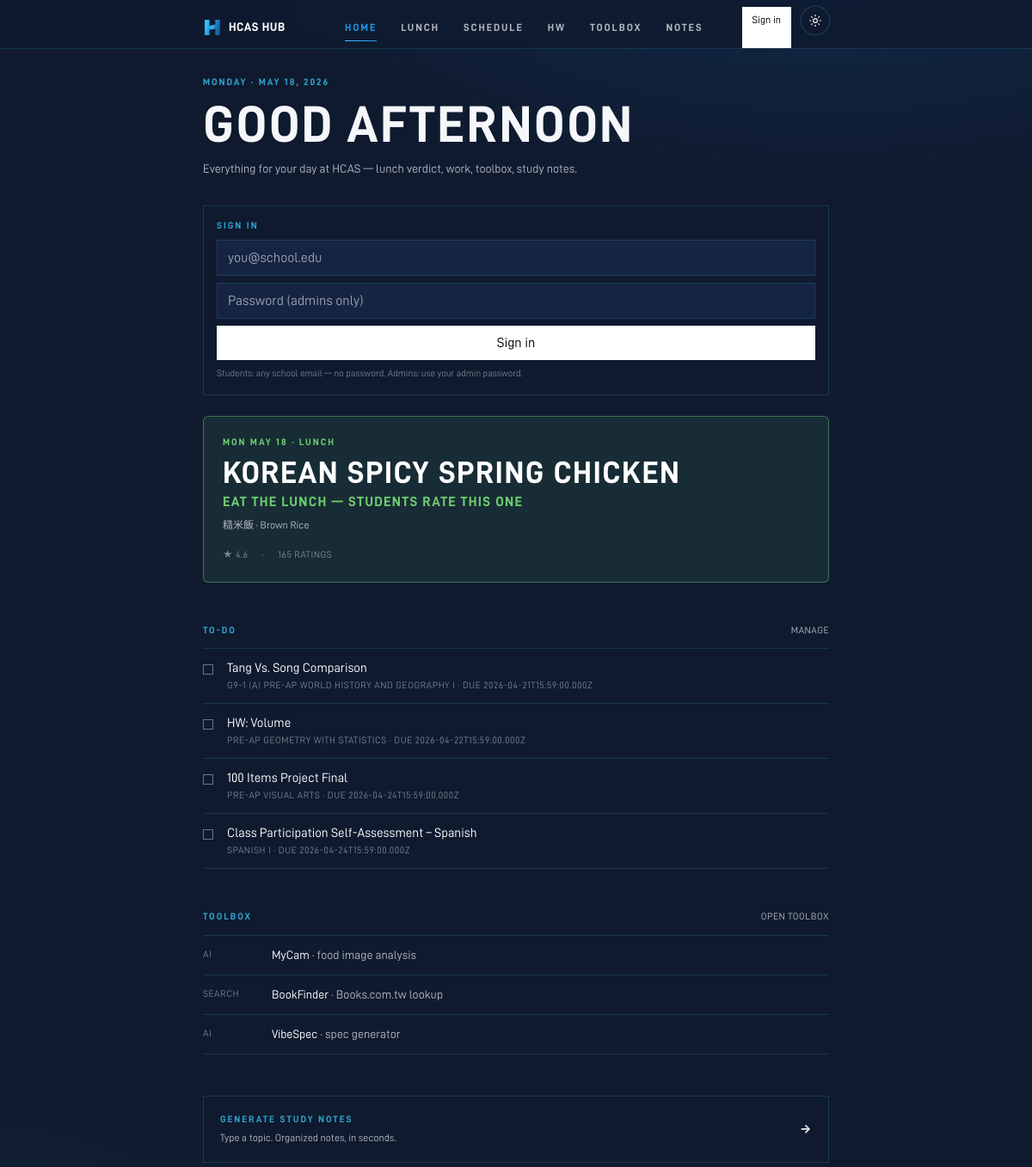
Before: / with the older database file.
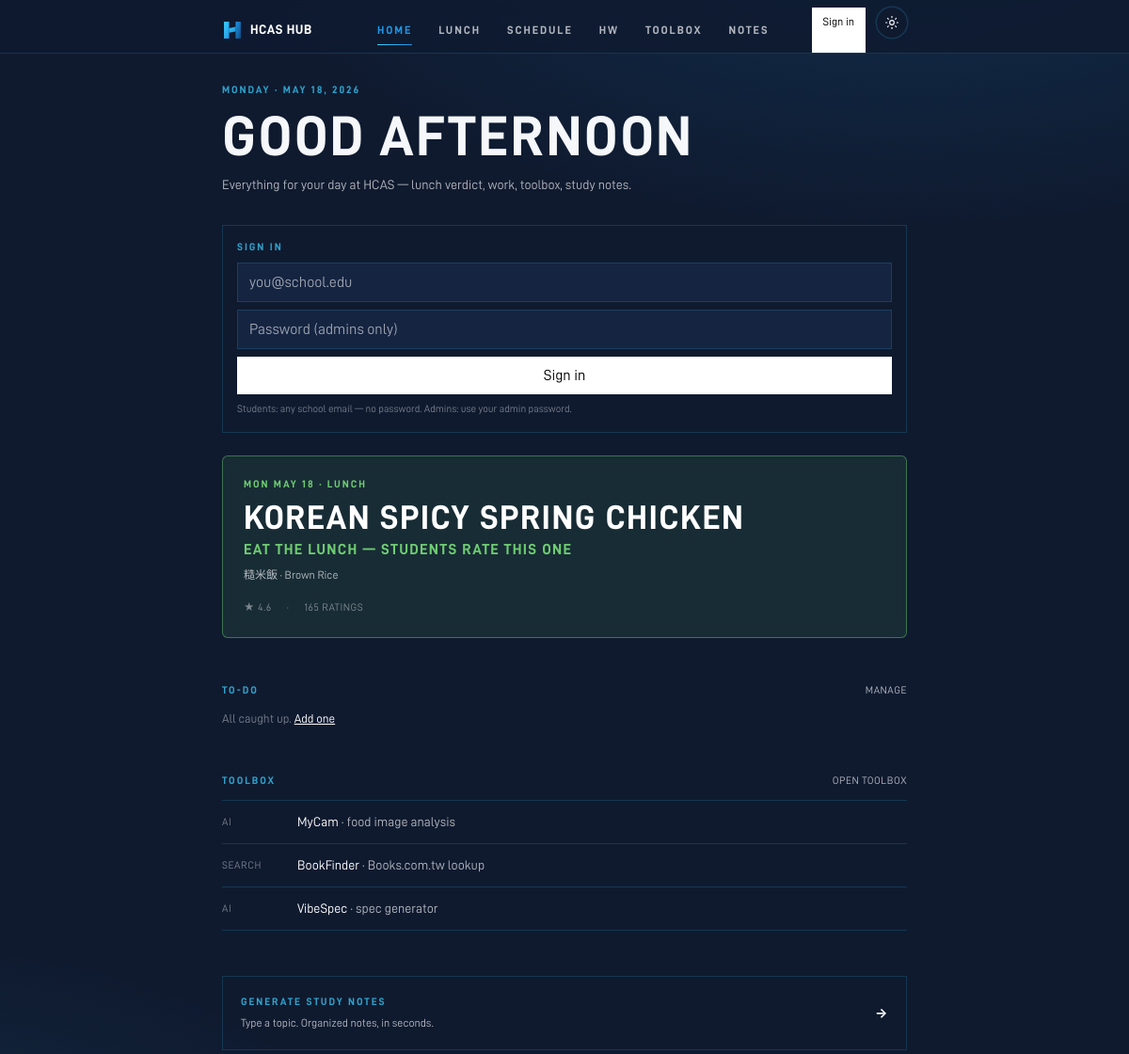
After: the same page with the newer database file.
### tables this page shows
CREATE TABLE assignments (
            id INTEGER PRIMARY KEY AUTOINCREMENT,
            title TEXT NOT NULL,
            subject TEXT,
            due_at TEXT,
            done INTEGER NOT NULL DEFAULT 0,
            priority INTEGER DEFAULT 99,
            created_at TEXT NOT NULL DEFAULT (datetime('now'))
        , source TEXT DEFAULT 'manual', external_id TEXT, updated_at TEXT, user_id TEXT);

### main.py (the view)
@app.get("/", response_class=HTMLResponse)
def today(request: Request):
    user = auth.current_user(request)
    streak_info = None
    if user:
        streak_info = streak_svc.heartbeat(user["id"], source="web")
    menus = SEED["lunch_menus"]
    day = seed.closest_menu_date(menus)
    menu = menus[day]
    avg, n, _ = _blended_rating(menu, day)
    v = verdict_for(avg, n)
    uid = user["id"] if user else None
    assignments = [a for a in db.list_assignments(uid) if not a["done"]][:4]
    todays_meetings = []
    total_unread = 0
    for team in SEED["teams"]:
        m = team.get("today_meeting")
        if m and seed.is_today(m.get("starts_at")):
            todays_meetings.append({**m, "team": team["name"], "team_url": team["url"]})
        total_unread += team.get("unread", 0)
    todays_meetings.sort(key=lambda m: m["starts_at"])
    return render(
        request,
        "today.html",
        active="today",
        day=day,
        day_label=seed.display_date(day),
        menu=menu,
        verdict=v,
        avg=avg,
        rating_count=n,
        assignments=assignments,
        meetings=todays_meetings,
        unread_total=total_unread,
        now=datetime.now(),
        streak_info=streak_info,
        announcements=db.list_active_announcements(),
    )

### templates/today.html (shortened to what this page needs)
{% extends "base.html" %}
{% block content %}
<div class="pt-2 pb-8">
  <div class="eyebrow mb-3">{{ now.strftime('%A · %B %-d, %Y') | upper }}</div>
  <h1 class="display text-[44px] sm:text-[60px]">
    Good {% if now.hour < 12 %}morning{% elif now.hour < 18 %}afternoon{% else %}evening{% endif %}
  </h1>
  <p class="mt-3 text-[14px] text-ink-soft max-w-md">Everything for your day at HCAS — lunch verdict, work, toolbox, study notes.</p>
</div>
{% if user and streak %}
  {% set newly = (streak_info.newly_unlocked if streak_info else []) %}
  <a href="/me" class="block group mb-6">
    <div class="hairline p-4 flex items-center gap-4">
      <div class="display text-[36px] leading-none">🔥</div>
      <div class="flex-1 min-w-0">
        <div class="eyebrow">{{ streak.current_count }}-DAY STREAK</div>
        <div class="text-[13px] text-ink-soft">
          {% if streak_info and streak_info.streak.delta == 'incremented' %}
            Nice — +1 today. Longest: {{ streak.longest_count }}.
          {% elif streak_info and streak_info.streak.delta == 'reset' %}
            Streak reset — let's start a new one.
          {% else %}
            Longest: {{ streak.longest_count }} · last login {{ streak.last_login_date }}
          {% endif %}
        </div>
        {% if newly %}
          <div class="mt-1 text-[11px] uppercase tracking-wider" style="color:#3BCFFF;">
            ✦ Unlocked: {% for n in newly %}{{ n.milestone }}{% if not loop.last %}, {% endif %}{% endfor %}
          </div>
        {% endif %}
      </div>
      <div class="display text-[22px] opacity-0 group-hover:opacity-100 transition">→</div>
    </div>
  </a>
{% elif not user %}
  <div class="hairline p-4 mb-6">
    <p class="eyebrow text-[11px] tracking-[0.22em] mb-2">SIGN&nbsp;IN</p>
    <form action="/auth/dev/login" method="post" class="grid grid-cols-1 sm:grid-cols-[1fr_1fr_auto] gap-2">
      <input name="email" type="email" required placeholder="you@school.edu"
             class="bg-paper-soft border border-line rounded-md px-3 py-2 text-sm" />
      <input name="password" type="password" placeholder="Password (admins only)"
             class="bg-paper-soft border border-line rounded-md px-3 py-2 text-sm" />
      <button class="px-4 py-2 rounded-md bg-white text-black font-medium text-sm hover:bg-ink-soft">Sign in</button>
    </form>
    <p class="text-[11px] text-ink-mute mt-2">Students: any school email — no password. Admins: use your admin password.</p>
  </div>
{% endif %}
{% set tone = {
  'EAT_LUNCH':  {'bg': 'rgba(110,204,113,0.10)', 'fg': '#6ECC71', 'rule': 'rgba(110,204,113,0.45)'},
  'YOUR_CALL':  {'bg': 'rgba(255,128,32,0.10)',  'fg': '#FF8020', 'rule': 'rgba(255,128,32,0.45)'},
  'ORDER_UBER': {'bg': 'rgba(255,64,64,0.10)',   'fg': '#FF4040', 'rule': 'rgba(255,64,64,0.45)'},
}[verdict.label] %}
<a href="/lunch?day={{ day }}" class="block group">
  <div class="callout" style="background: {{ tone.bg }}; border-color: {{ tone.rule }};">
    <div class="eyebrow" style="color: {{ tone.fg }};">{{ day_label }} · Lunch</div>
    <div class="display text-[28px] sm:text-[36px] text-white">{{ menu.headline }}</div>
    <div class="display text-[14px] sm:text-[16px]" style="color: {{ tone.fg }}; letter-spacing: 0.08em;">{{ verdict.headline | upper }}</div>
    {% if menu.main_dish %}<div class="text-[12px] text-ink-soft">{{ menu.main_dish }}</div>{% endif %}
    <div class="mt-2 flex items-center gap-4 text-[11px] text-ink-mute uppercase tracking-wider">
      <span>★ {{ '%.1f' % avg if avg else '—' }}</span>
      <span>·</span>
      <span>{{ rating_count }} ratings</span>
    </div>
  </div>
</a>
<section class="mt-12">
  <div class="flex items-end justify-between mb-3">
    <h2 class="eyebrow">To-do</h2>
    <a href="/assignments" class="text-[11px] uppercase tracking-wider text-ink-soft hover:text-white">Manage</a>
  </div>
  {% if assignments %}
    <ul class="border-t border-line">
    {% for a in assignments %}
      <li class="border-b border-line py-3 flex items-start gap-4">
        <span class="mt-1.5 w-3 h-3 border border-white/40 shrink-0"></span>
        <div class="min-w-0 flex-1">
          <div class="text-[15px] text-white truncate">{{ a.title }}</div>
          <div class="text-[11px] text-ink-mute uppercase tracking-wider">
            {% if a.subject %}{{ a.subject }}{% endif %}{% if a.due_at %} · due {{ a.due_at }}{% endif %}
          </div>
        </div>
      </li>
    {% endfor %}
    </ul>
  {% else %}
    <p class="text-[13px] text-ink-mute">All caught up. <a class="text-white underline" href="/assignments">Add one</a></p>
  {% endif %}
</section>
<section class="mt-12">
  <div class="flex items-end justify-between mb-3">
    <h2 class="eyebrow">Toolbox</h2>
    <a href="/toolbox" class="text-[11px] uppercase tracking-wider text-ink-soft hover:text-white">Open toolbox</a>
  </div>
  <ul class="border-t border-line">
    <li class="border-b border-line py-3 flex items-center gap-4 text-[14px]">
      <span class="text-[11px] uppercase tracking-wider text-ink-mute w-16 shrink-0">AI</span>
      <div class="flex-1 truncate"><span class="text-white">MyCam</span><span class="text-ink-soft"> · food image analysis</span></div>
    </li>
    <li class="border-b border-line py-3 flex items-center gap-4 text-[14px]">
      <span class="text-[11px] uppercase tracking-wider text-ink-mute w-16 shrink-0">Search</span>
      <div class="flex-1 truncate"><span class="text-white">BookFinder</span><span class="text-ink-soft"> · Books.com.tw lookup</span></div>
    </li>
    <li class="border-b border-line py-3 flex items-center gap-4 text-[14px]">
      <span class="text-[11px] uppercase tracking-wider text-ink-mute w-16 shrink-0">AI</span>
      <div class="flex-1 truncate"><span class="text-white">VibeSpec</span><span class="text-ink-soft"> · spec generator</span></div>
    </li>
  </ul>
</section>
<a href="/notes" class="mt-12 block group">
  <div class="hairline p-5 hover:bg-paper-soft transition flex items-center gap-4">
    <div class="flex-1">
      <div class="eyebrow text-white">Generate Study Notes</div>
      <div class="text-[12px] text-ink-soft mt-1">Type a topic. Organized notes, in seconds.</div>
    </div>
    <div class="display text-[14px] tracking-wider text-white group-hover:translate-x-1 transition">→</div>
  </div>
</a>
{% endblock %}

### templates/base.html (shortened to what this page needs)
<!doctype html>
<html lang="en">
<head>
  <link rel="stylesheet" href="/static/fonts/inter/inter.css" />
  <link rel="stylesheet" href="/static/fonts/d-din/d-din.css" />
  <link rel="stylesheet" href="/static/css/tailwind.css" />
</head>
<body class="min-h-screen flex flex-col">
  <header class="app-header fixed top-0 inset-x-0 z-50 backdrop-blur safe-top">
    <div class="max-w-screen-md mx-auto px-5 pt-2 sm:pt-0 sm:h-12 flex flex-col sm:flex-row items-center sm:items-stretch">
      <a href="/" class="flex items-center gap-2 shrink-0 sm:mr-6 sm:self-center">
        <span class="display text-[14px] tracking-[0.22em] text-white">HCAS&nbsp;HUB</span>
      </a>
      <nav class="mx-auto sm:mx-0 sm:ml-auto sm:mr-auto flex items-center justify-center gap-3 sm:gap-7 py-1.5 sm:py-0">
        {% set items = [
          ('today',       '/',            'Home'),
          ('lunch',       '/lunch',       'Lunch'),
          ('schedule',    '/schedule',    'Schedule'),
          ('assignments', '/assignments', 'HW'),
          ('toolbox',     '/toolbox',     'Toolbox'),
          ('notes',       '/notes',       'Notes'),
        ] %}
        {% for key, href, label in items %}
          <a href="{{ href }}" class="nav-link {{ 'active' if active == key else '' }}">{{ label }}</a>
        {% endfor %}
      </nav>
      {% if user %}
        {% if user.role == 'admin' %}
          <a href="/admin" class="hidden sm:inline-flex items-center ml-3 px-2.5 py-1 rounded-full border text-[12px] hover:bg-paper-soft"
             style="border-color: #FF8020; color: #FF8020;">ADMIN</a>
        {% endif %}
        <a href="/me" class="hidden sm:inline-flex items-center gap-1.5 ml-3 px-2.5 py-1 rounded-full border border-line bg-paper-soft text-[12px] hover:bg-paper-tint"
           title="{{ user.display_name }}">
          <span class="display tracking-wide">{{ (user.display_name or user.email or 'U')[:1]|upper }}</span>
          {% if streak and streak.current_count %}
            <span class="text-ink-soft">🔥 {{ streak.current_count }}</span>
          {% endif %}
        </a>
        <form action="/auth/logout" method="post" class="inline-flex ml-2">
          <button class="inline-flex items-center px-3 py-1.5 rounded-full border border-line text-[12px] hover:bg-paper-soft">Sign out</button>
        </form>
      {% else %}
        <a href="/login" class="inline-flex items-center ml-3 px-3 py-1.5 rounded-full bg-white text-black text-[12px] font-medium hover:bg-ink-soft">Sign in</a>
      {% endif %}
      <button id="theme-toggle" class="theme-btn sm:ml-3 mb-1 sm:mb-0" aria-label="Toggle theme" aria-pressed="false">
      </button>
    </div>
  </header>
  <main class="flex-1 pt-24 sm:pt-20 pb-16 px-5 max-w-screen-md mx-auto w-full">
    {% block content %}{% endblock %}
  </main>
</body>
</html>

### templates/base.html (style rules this page uses)
:root { --page-bg: #0F1A2F; --page-text: #F5F7FA; --bar-bg: rgba(15,26,47,0.85); --bar-border: rgba(59,207,255,0.16); --ink-soft: rgba(245,247,250,0.70); --ink-mute: rgba(245,247,250,0.45); --tint: rgba(21,36,65,0.55); --glow-1: rgba(30,150,229,0.18); --glow-2: rgba(59,207,255,0.10); }
html, body { background: radial-gradient(1200px 600px at 80% -10%, var(--glow-1), transparent 60%), radial-gradient(900px 500px at -10% 110%, var(--glow-2), transparent 60%), var(--page-bg); color: var(--page-text); font-feature-settings: 'cv11', 'ss01', 'ss03'; -webkit-font-smoothing: antialiased; -moz-osx-font-smoothing: grayscale; -webkit-tap-highlight-color: transparent; transition: background 0.3s ease, color 0.3s ease; }
.theme-btn { width: 32px; height: 32px; border-radius: 50%; border: none; display: inline-flex; align-items: center; justify-content: center; background: var(--page-bg); color: var(--page-text); box-shadow: 0 0 0 1.5px var(--bar-border); cursor: pointer; transition: transform 0.15s ease, background 0.3s ease, color 0.3s ease; }
.safe-top { padding-top: max(env(safe-area-inset-top), 0.5rem); }
input, textarea, select { font-size: 16px; color: var(--page-text); }
.hairline { box-shadow: inset 0 0 0 1px var(--bar-border); }
.app-header { background: var(--bar-bg); border-bottom: 1px solid var(--bar-border); transition: background 0.3s ease, border-color 0.3s ease; }
.nav-link { font-family: "D-DIN", Inter, system-ui, sans-serif; font-weight: 700; letter-spacing: 0.12em; text-transform: uppercase; font-size: 11px; color: var(--ink-soft); position: relative; transition: color .18s ease; padding: 6px 0; white-space: nowrap; }
@media (min-width: 640px) { .nav-link { font-size: 12px; letter-spacing: 0.16em; } }
.nav-link.active { color: #1E96E5; }
.nav-link::after { content: ''; position: absolute; left: 50%; right: 50%; bottom: -1px; height: 1px; background: linear-gradient(90deg, #3BCFFF, #1E96E5); transition: left .25s ease, right .25s ease; }
.nav-link:hover::after, .nav-link.active::after { left: 0; right: 0; }
.display { font-family: "D-DIN", Inter, system-ui, sans-serif; font-weight: 700; letter-spacing: 0.04em; text-transform: uppercase; line-height: 0.95; }
.eyebrow { font-family: "D-DIN", Inter, system-ui, sans-serif; font-weight: 700; letter-spacing: 0.18em; text-transform: uppercase; font-size: 11px; color: rgba(59,207,255,0.75); }
.callout { padding: 22px 22px; display: flex; flex-direction: column; gap: 10px; border: 1px solid var(--bar-border); background: var(--tint); backdrop-filter: blur(8px); border-radius: 6px; }

Changed rows visible on the page:
removed assignments: title "Tang Vs. Song Comparison", subject "G9-1 (A) PRE-AP WORLD HISTORY AND GEOGRAPHY I", due_at "2026-04-21T15:59:00.000Z"
removed assignments: title "HW: Volume", subject "PRE-AP GEOMETRY WITH STATISTICS", due_at "2026-04-22T15:59:00.000Z"
removed assignments: title "100 Items Project Final", subject "PRE-AP VISUAL ARTS", due_at "2026-04-24T15:59:00.000Z"
removed assignments: title "Class Participation Self-Assessment – Spanish", subject "SPANISH I", due_at "2026-04-24T15:59:00.000Z"
Other visible differences:
text now shown: "All caught up. Add one"
